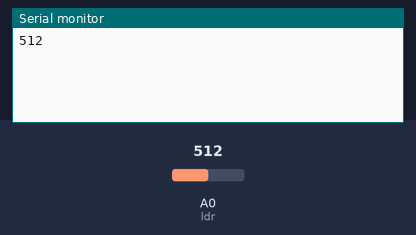
This sketch was run on a simulated ESP8266 (NodeMCU). Parts: the last lines printed to the serial monitor. The inputs (shaded band) are chosen by the test bench; at power-on: A0 (ldr) = 512.

Above: at 2.7 s.
2.8 s: A0 (ldr) set to 716
At 4.1 s:
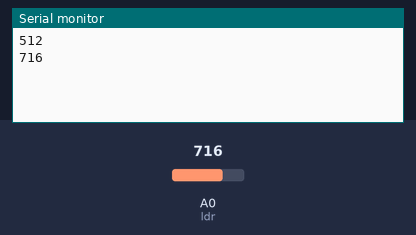
4.3 s: A0 (ldr) set to 900
At 5.3 s:
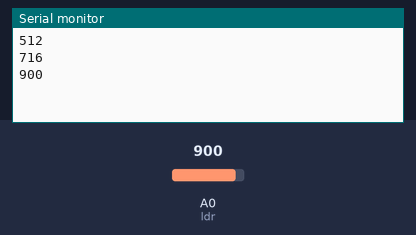
Timing chart, 0 to 7.3 s (numbered marks = the images above; inputs shaded):
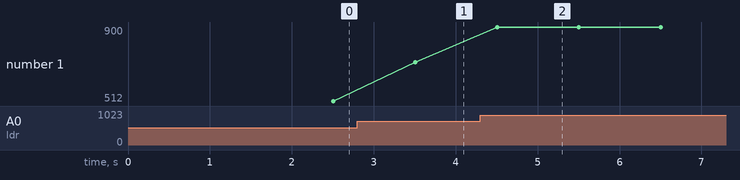

The sketch:

send_LDR_value.ino
```cpp
#define CAYENNE_PRINT Serial
#include <CayenneMQTTESP8266.h>

//WiFi Credential (Connect to WiFi)
char ssid[] = "CANALBOX-DBD6";
char wifi_password[] = "1316523275";

//Cayenne Credentials
char username[] = "00be5fb0-0976-11ec-9b2d-abd5fca49150";
char password[] = "b38634a5f495ea8fd5bc897f7864c056a615186a";
char clientID[] = "ebab7190-0983-11ec-9a6a-b964661ada9f";

int ldr = A0;
int ldr_data;

void setup() {
  Serial.begin(9600);
  Cayenne.begin(username, password, clientID, ssid, wifi_password);
  pinMode(A0, INPUT);
}

void loop() {
  Cayenne.loop();
  ldr_data = analogRead(ldr);
  Serial.println(ldr_data);
//  virtualWrite(channel_number, value, "type value", "unit value");
  //or use map form 0 to 100
//  Cayenne.virtualWrite(1, map(ldr_data, 0, 1024, 0, 100));
  Cayenne.virtualWrite(2, ldr_data);
}

CAYENNE_IN(0) {

}
```

Measured:
- after the input at 2.8 s, the serial monitor: prints a new line after 0.70 s (image 1)
- after the input at 4.3 s, the serial monitor: prints a new line after 0.20 s (image 2)
- plotted number 1: 512 → 716 after the input at 2.8 s, 716 → 900 after the input at 4.3 s
